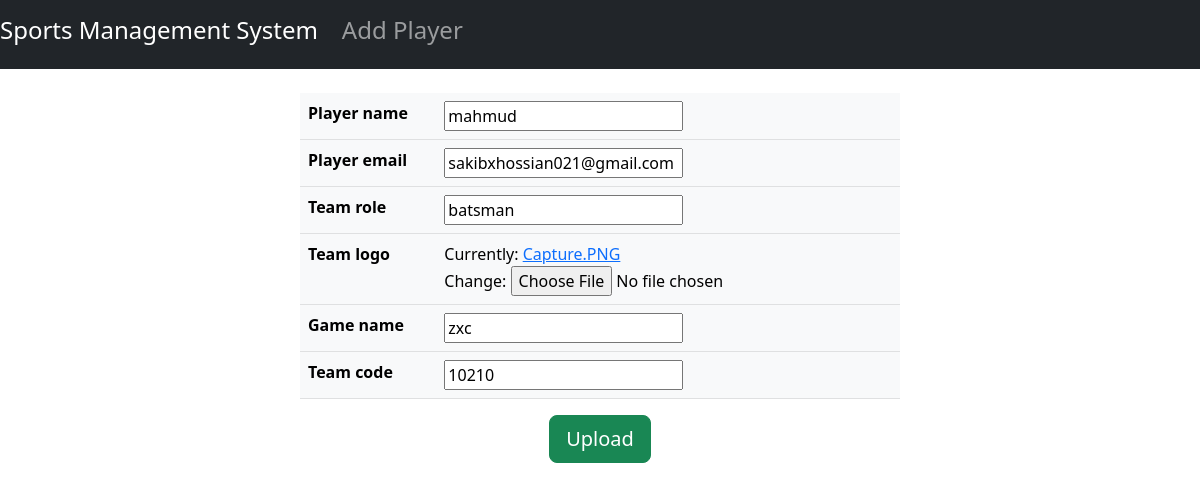
/update/14, run on the app's committed database.
### book/models.py (models this page shows, shortened)
class Book(models.Model):
    player_name = models.CharField(max_length=100)
    player_email = models.CharField(max_length=100)
    team_role = models.CharField(max_length=100)
    team_logo = models.ImageField()
    game_name = models.CharField(max_length=100)
    team_code = models.IntegerField()

### book/views.py (the view)
# urls.py: path('update/<int:book_id>', views.update_book),
def update_book(request, book_id):
    book_id = int(book_id)
    try:
        book_shelf = Book.objects.get(id = book_id)
    except Book.DoesNotExist:
        return redirect('index')
    book_form = BookCreate(request.POST or None, instance = book_shelf)
    if book_form.is_valid():
        book_form.save()
        return redirect('index')
    return render(request, 'book/upload_form.html', {'upload_form': book_form})

### book/forms.py
class BookCreate(forms.ModelForm):
    class Meta:
        model = Book
        fields = '__all__'

### book/templates/book/upload_form.html (shortened to what this page needs)
{% extends 'book/team_create.html' %}
{% block content %}
<center>
  <form method="POST" enctype="multipart/form-data">
    <table class="w-50 table table-light" style="border-radius: 10px;">
      {% for field in upload_form %}
      <tr>
        <th>{{field.label}}</th>
        <td>{{field}}</td>
      </tr>
      {% endfor %}
    </table>
    <button type="submit" class="btn btn-lg btn-success md-5">Upload</button>
  </form>
</center>
{% endblock %}

### data on the page
Book: upload_form "mahmud" "sakibxhossian021@gmail.com" "batsman" "zxc" "10210"

### other printed values
{{ field.label }} "Player name" "Player email" "Team role" "Team logo" "Game name" "Team code"
